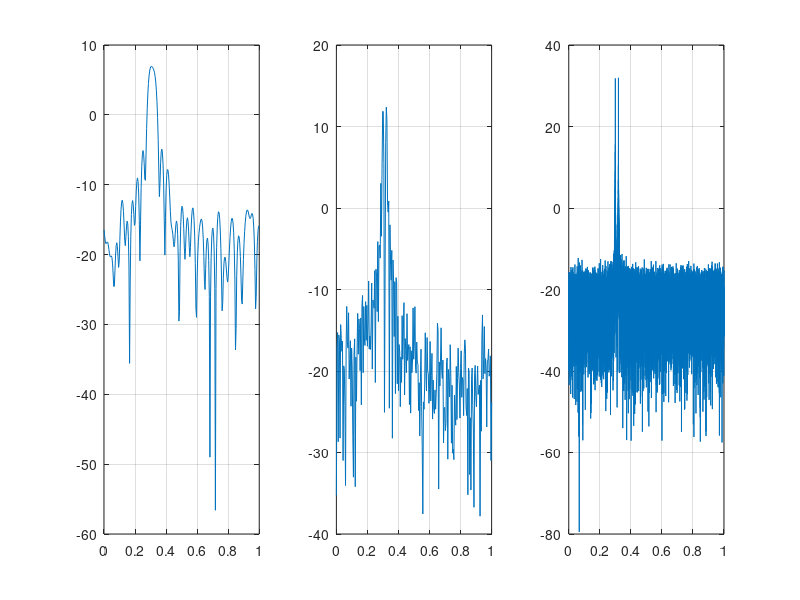

Reproduce this figure in MATLAB.
clc; clear all;
load('font_size.mat')

n = 0:30;
noise = 0.2/sqrt(2)*(randn(size(n))+1j*randn(size(n))); 
x_30 = exp(1j*2*pi*0.3*n)+exp(1j*2*pi*0.32*n)+ noise;
[psd_x_30, w_30] = periodogram(x_30);

n = 0:100;
noise = 0.2/sqrt(2)*(randn(size(n))+1j*randn(size(n))); 
x_100 = exp(1j*2*pi*0.3*n)+exp(1j*2*pi*0.32*n)+ noise;
[psd_x_100, w_100] = periodogram(x_100);

n = 0:10000;
noise = 0.2/sqrt(2)*(randn(size(n))+1j*randn(size(n))); 
x_10000 = exp(1j*2*pi*0.3*n)+exp(1j*2*pi*0.32*n)+ noise;
[psd_x_10000, w_10000] = periodogram(x_10000);

figure
subplot(1,3,1)
plot(w_30/max(w_30), 10*log10(psd_x_30))
grid on

subplot(1,3,2)
plot(w_100/max(w_100), 10*log10(psd_x_100))
grid on

subplot(1,3,3)
plot(w_10000/max(w_10000), 10*log10(psd_x_10000))
grid on